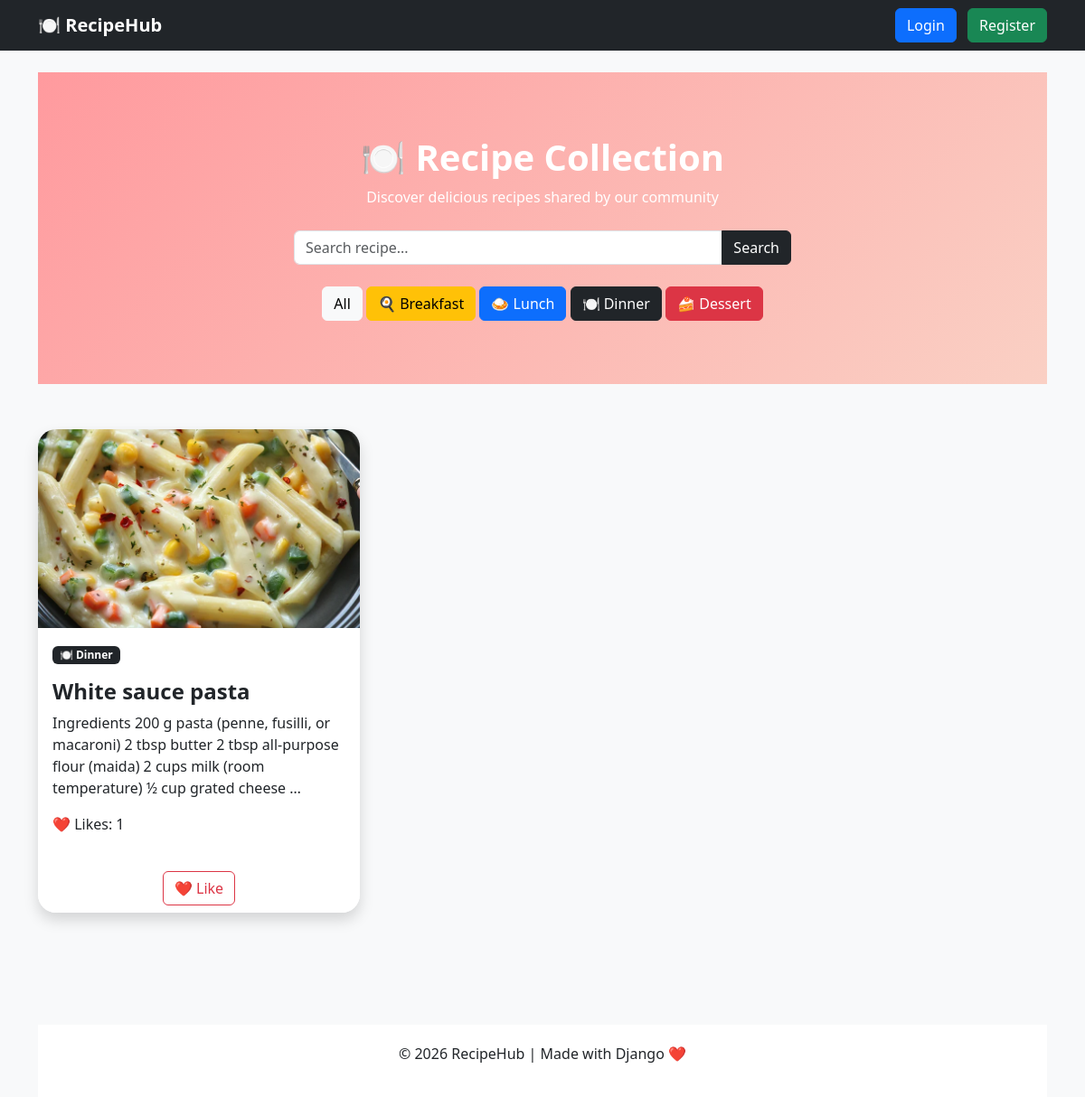
The app's page /home/?category=Dinner with its own data.
### vege/models.py (models this page shows, shortened)
class Receipe(models.Model):
    CATEGORY_CHOICES = (
        ('Breakfast', 'Breakfast'),
        ('Lunch', 'Lunch'),
        ('Dinner', 'Dinner'),
        ('Dessert', 'Dessert'),
    )
    user = models.ForeignKey(
        User,
        on_delete=models.CASCADE,
        null=True,
        blank=True
    )
    name = models.CharField(max_length=200)
    description = models.TextField()
    image = models.ImageField(
        upload_to='receipes/',
        blank=True,
        null=True
    )
    category = models.CharField(
        max_length=50,
        choices=CATEGORY_CHOICES,
        default='Lunch'
    )

### home/views.py (the view)
def home(request):
    queryset = Receipe.objects.all()
    search = request.GET.get("search")
    if search:
        queryset = queryset.filter(
            name__icontains=search
        )
    category = request.GET.get("category")
    if category:
        queryset = queryset.filter(
            category=category
        )
    return render(
        request,
        "all_recipes.html",
        {
            "receipes": queryset
        }
    )

### vege/templates/all_recipes.html (shortened to what this page needs)
{% extends "home/base.html" %}
{% block start %}
<div class="hero">
    <h1>🍽️ Recipe Collection</h1>
    <p>
        Discover delicious recipes shared by our community
    </p>
    <form method="GET" action="/home/" class="search-box">
        <div class="input-group">
            <input
                type="text"
                name="search"
                class="form-control"
                placeholder="Search recipe..."
                value="{{ request.GET.search }}">
            <button class="btn btn-dark">
                Search
            </button>
        </div>
    </form>
    <div class="mt-4">
        <a href="/home/" class="btn btn-light">
            All
        </a>
        <a href="?category=Breakfast" class="btn btn-warning">
            🍳 Breakfast
        </a>
        <a href="?category=Lunch" class="btn btn-primary">
            🍛 Lunch
        </a>
        <a href="?category=Dinner" class="btn btn-dark">
            🍽️ Dinner
        </a>
        <a href="?category=Dessert" class="btn btn-danger">
            🍰 Dessert
        </a>
    </div>
</div>
<div class="container recipe-container">
    <div class="row">
        {% for receipe in receipes %}
        <div class="col-md-4 mb-4">
            <div class="card shadow">
                <a href="/recipe/{{ receipe.id }}/"
                   style="text-decoration:none;color:inherit;">
                    {% if receipe.image %}
                    <img
                        src="{{ receipe.image.url }}"
                        class="card-img-top">
                    {% endif %}
                    <div class="card-body">
                        {% if receipe.category == "Breakfast" %}
                            <span class="badge bg-warning text-dark">
                                🍳 Breakfast
                            </span>
                        {% elif receipe.category == "Lunch" %}
                            <span class="badge bg-primary">
                                🍛 Lunch
                            </span>
                        {% elif receipe.category == "Dinner" %}
                            <span class="badge bg-dark">
                                🍽️ Dinner
                            </span>
                        {% elif receipe.category == "Dessert" %}
                            <span class="badge bg-danger">
                                🍰 Dessert
                            </span>
                        {% endif %}
                        <h4 class="recipe-title mt-3">
                            {{ receipe.name }}
                        </h4>
                        <p>
                            {{ receipe.description|truncatewords:25 }}
                        </p>
                        <p class="mt-2">
                            ❤️ Likes: {{ receipe.like_set.count }}
                        </p>
                    </div>
                </a>
                <div class="card-footer bg-white border-0 text-center">
                    <a
                        href="/like-recipe/{{ receipe.id }}/"
                        class="btn btn-outline-danger">
                        ❤️ Like
                    </a>
                </div>
            </div>
        </div>
        {% empty %}
        <div class="col-12 text-center">
            <h2>
                😔 No Recipes Found
            </h2>
        </div>
        {% endfor %}
    </div>
</div>
<div class="footer">
    <p>
        © 2026 RecipeHub | Made with Django ❤️
    </p>
</div>
{% endblock %}

### vege/templates/all_recipes.html (style rules this page uses)
body { background:#f5f7fa; }
.hero { background:linear-gradient(135deg,#ff9a9e,#fad0c4); padding:70px 20px; text-align:center; color:white; }
.hero h1 { font-weight:700; }
.search-box { max-width:550px; margin:25px auto 0; }
.card { border:none; border-radius:20px; overflow:hidden; transition:.3s; }
.card img { height:220px; object-fit:cover; }
.recipe-container { padding:50px 0; }
.recipe-title { font-weight:700; }
.footer { text-align:center; padding:20px; background:white; margin-top:50px; }

### records on screen
Receipe: image (picture), category "🍽️ Dinner", name "White sauce pasta", description "Ingredients 200 g pasta (penne, fusilli, or macaroni) 2 tbsp butter 2 tbsp all-purpose flour (maida) 2 cups milk (room temperature) ½ cup grated cheese …", like_set.count "1"
